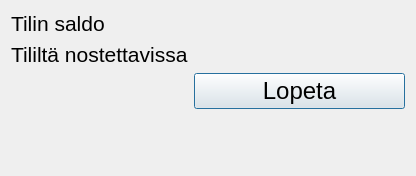
<?xml version="1.0" encoding="UTF-8"?>
<ui version="4.0">
 <class>saldo</class>
 <widget class="QDialog" name="saldo">
  <property name="geometry">
   <rect>
    <x>0</x>
    <y>0</y>
    <width>416</width>
    <height>176</height>
   </rect>
  </property>
  <property name="windowTitle">
   <string>Dialog</string>
  </property>
  <layout class="QGridLayout" name="gridLayout">
   <item row="0" column="1">
    <layout class="QFormLayout" name="formLayout">
     <item row="0" column="0">
      <widget class="QLabel" name="label">
       <property name="font">
        <font>
         <pointsize>16</pointsize>
        </font>
       </property>
       <property name="text">
        <string>Tilin saldo</string>
       </property>
      </widget>
     </item>
     <item row="1" column="0">
      <widget class="QLabel" name="label_3">
       <property name="font">
        <font>
         <pointsize>16</pointsize>
        </font>
       </property>
       <property name="text">
        <string>Tililtä nostettavissa</string>
       </property>
      </widget>
     </item>
     <item row="2" column="1">
      <widget class="QPushButton" name="lopeta">
       <property name="font">
        <font>
         <pointsize>18</pointsize>
        </font>
       </property>
       <property name="text">
        <string>Lopeta</string>
       </property>
      </widget>
     </item>
     <item row="0" column="1">
      <widget class="QLabel" name="tilinsaldo">
       <property name="font">
        <font>
         <pointsize>16</pointsize>
        </font>
       </property>
       <property name="text">
        <string/>
       </property>
      </widget>
     </item>
     <item row="1" column="1">
      <widget class="QLabel" name="tililtanostettavissa">
       <property name="font">
        <font>
         <pointsize>16</pointsize>
        </font>
       </property>
       <property name="text">
        <string/>
       </property>
      </widget>
     </item>
    </layout>
   </item>
  </layout>
 </widget>
 <resources/>
 <connections/>
</ui>
